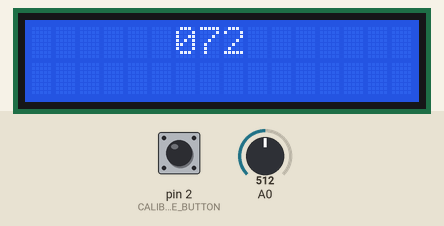
Recording of a sketch running on a simulated Arduino Uno, built with avr-gcc and run on an emulated ATmega328P. Shown: 16×2 character LCD. The test bench sets the inputs (shaded band); at power-on: pin 2 (CALIBRATE_BUTTON) LOW, A0 = 512. EEPROM starts erased.

Above: at 1.2 s.
1.3 s: pin 2 (CALIBRATE_BUTTON) pulled HIGH for 0.15 s
At 2.1 s:
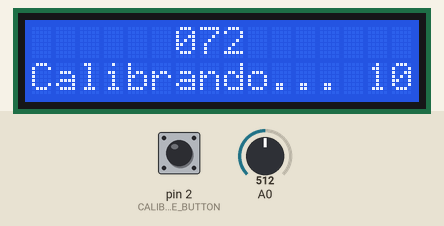
4.4 s: A0 set to 716
At 6.1 s:
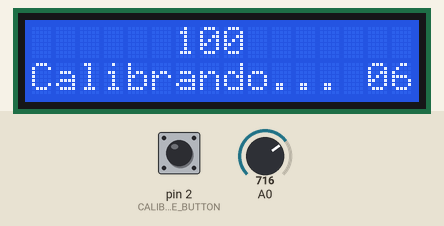
6.8 s: A0 set to 511
At 8.1 s:
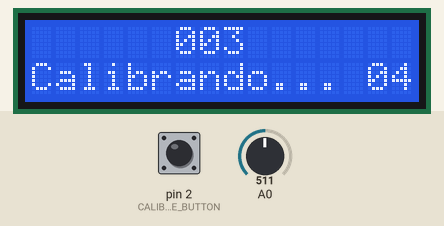
8.3 s: pin 2 (CALIBRATE_BUTTON) pulled HIGH for 3.2 s
At 12.1 s:
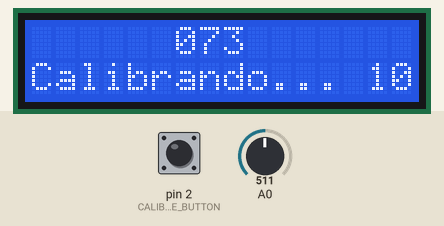
13.8 s: A0 set to 306
At 14.7 s:
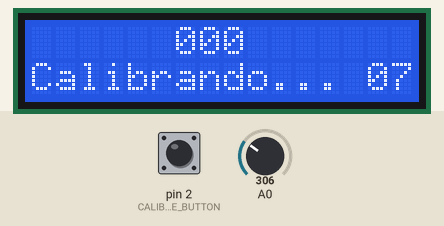
Timing chart, 0 to 16.8 s (numbered marks = the images above; inputs shaded):
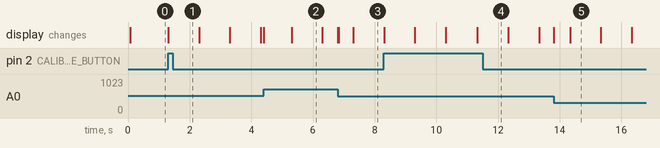

Measured:
- after the input at 1.3 s, the display: changes at once (image 1)
- after the input at 6.8 s, the display: first changes at once (image 3 shows a later state)
- what the display in image 2 shows lasts 1.0 s, from 5.3 s to 6.3 s

The sketch:

gas.ino
```cpp
#include "calibration.h"
#include "expsmooth.h"
#include "lcd.h"
#include "io.h"

#include <LiquidCrystal.h>
#include <EEPROM.h>

// Pin analogico de entrada donde va conectado el gas.
#define GAS_INPUT A0

// Pin digital de entrada donde va conectado el boton de calibracion.
#define CALIBRATE_BUTTON 2

// Duracion de la calibracion en segundos.
#define CALIBRATION_DURATION 10 // seconds

// Valor entre 0 y 1 que suaviza la senyal de gas de entrada.
// 0 -> suavizado maximo.
// 1 -> sin suavizado.
// 0 < x < 1 -> suavizado intermedio.
#define SMOOTHING_FACTOR 0.3

#define STATE_HEADER 0xcafebabe

void read_state (CalibratedInput& calibrated_input)
{
  int addr = 0;

  unsigned long header;
  EEPROM.get(addr, header);
  addr += sizeof(header);

  if (header == STATE_HEADER) // state was written previously
  {
    EEPROM.get(addr, calibrated_input);
  }
  // otherwise no state was written previously
}

void write_state (const CalibratedInput& calibrated_input)
{
  int addr = 0;

  unsigned long header = STATE_HEADER;
  EEPROM.put(addr, header);
  addr += sizeof(header);

  EEPROM.put(addr, calibrated_input);
}

void render_calibration (unsigned long t, LiquidCrystal& lcd, const Calibration& calibration)
{
  lcd.setCursor(0,1);
  lcd.print("Calibrando...");

  lcd.setCursor(14,1);
  print2(lcd, calibration.time_remaining(t));
}

void render_input (int input, LiquidCrystal& lcd)
{
  lcd.setCursor(6,0);
  print3(lcd, input);
}

LiquidCrystal lcd(7, 6, 8, 9, 10, 11);

Calibration calibration;
CalibratedInput calibrated_input;

Smoothed smoothed_input(SMOOTHING_FACTOR);

void setup ()
{
  lcd.begin(16,2);
  lcd.clear();
  lcd.setCursor(0,0);

  read_state(calibrated_input);

  pinMode(CALIBRATE_BUTTON, INPUT);
}

void loop ()
{
  unsigned long t = millis();
  int calibrate_button = digitalRead(CALIBRATE_BUTTON);

  // Smoothing the signal to prevent flickering.
  int raw_gas = int(smoothed_input(read_3v3(GAS_INPUT)));

  // Calibration.
  if (calibrate_button == HIGH && calibration.state() == Calibration::Idle)
  {
    calibration.start(t, CALIBRATION_DURATION, raw_gas);
  }

  if (calibration.state() == Calibration::Running)
  {
    calibration.update(t, raw_gas, calibrated_input);
    render_calibration(t, lcd, calibration);

    if (calibration.state() == Calibration::Idle) // calibration is done
    {
      lcd.clear(); // erase the calibration information from the lcd
      write_state(calibrated_input);
    }
  }

  // Output.
  int calibrated_gas = calibrated_input(raw_gas);
  render_input(calibrated_gas, lcd);
}
```

calibration.cpp
```cpp
#include "calibration.h"

namespace
{
  int min (int a, int b) { return a < b ? a : b; }
  int max (int a, int b) { return a > b ? a : b; }
  int clamp (int x, int a, int b) { return min(b, max(a, x)); }
}

// Calibrated input

CalibratedInput::CalibratedInput ()
  : min_value(100), max_value(0) {} // min > max means the input is uncalibrated

CalibratedInput::CalibratedInput (int min_value, int max_value)
  : min_value(min_value), max_value(max_value) {}

int CalibratedInput::operator() (int value) const
{
  if (min_value < max_value) // calibrated
  {
    // If the calibration did not cover the full range of the input, the calibrated output
    // value may come out negative or above 100.
    // To avoid this, clamp the value to [min_value, max_value].
    value = clamp(value, min_value, max_value);

    return int( double(value - min_value) / double(max_value - min_value) * 100.0 );
  }
  else // uncalibrated
  {
    return value;
  }
}

// Calibration

void Calibration::start (unsigned long t, unsigned long calibration_duration, int input)
{
  _state = Running;

  t_start = t;
  this->calibration_duration = calibration_duration;

  min_value = input;
  max_value = input;
}

Calibration::State Calibration::update (unsigned long t, int input, CalibratedInput& output)
{
  if (t - t_start > calibration_duration*1000)
  {
    _state = Idle;
  }
  else
  {
    min_value = min(min_value, input);
    max_value = max(max_value, input);
    output = CalibratedInput(min_value, max_value);
  }
  return _state;
}

unsigned long Calibration::time_remaining (unsigned long t) const
{
  unsigned long elapsed = (t - t_start) / 1000;
  return calibration_duration - elapsed;
}
```

calibration.h
```cpp
#pragma once

/// A calibrated, linear, analog input.
class CalibratedInput
{
public:

  /// Construct an uncalibrated input.
  CalibratedInput ();

  /// Construct a calibrated input.
  CalibratedInput (int min_value, int max_value);

  /// Map a raw input value to a calibrated value in the range [0,100].
  /// If the input has not been calibrated, return the raw value.
  int operator() (int value) const;

private:

  int min_value;
  int max_value;
};

/// Calibrates a linear, analog input.
class Calibration
{
public:

  enum State
  {
    Idle,
    Running
  };

  /// Initialise the calibration.
  /// 'calibration_duration' is the duration of the calibration in seconds.
  void start (unsigned long t, unsigned long calibration_duration, int input);

  /// Update the calibration.
  /// Return the state of the calibration.
  State update (unsigned long t, int input, CalibratedInput& output);

  /// Return the calibration's state.
  State state () const { return _state; }

  /// Return the calibration time remaining in seconds.
  unsigned long time_remaining (unsigned long t) const;

private:

  State _state = Idle;
  unsigned long t_start; // point in time when the calibration started
  unsigned long calibration_duration; // seconds

  int min_value;
  int max_value;
};
```

expsmooth.h
```cpp
#pragma once

/// Simple exponential smoothing of values.
class Smoothed
{
public:

  /// Initialise the exponential smoothing.
  Smoothed (double smoothing_factor, double initial_value = 0)
    : a(smoothing_factor), s(initial_value) {}

  /// Update the running average with a new observation.
  /// Return the current running average.
  double operator() (double x) {
    s = x*a + s*(1-a);
    return s;
  }

private:

  const double a; // smoothing factor
  double s; // current average
};
```

io.cpp
```cpp
#include "io.h"
#include <Arduino.h>

int read_3v3 (int pin)
{
  int input = analogRead(pin);

  // analogRead() returns a value in [0, 1023] for 5V inputs.
  // For 3.3V inputs, the range is [0, 700].
  return int((double(input) / 700.0 * 100.0));
}
```

io.h
```cpp
/// Various IO utility functions.

#pragma once

/// Read a 3.3V input from an analog pin and map the value to [0,100].
int read_3v3 (int pin);
```

lcd.cpp
```cpp
#include "lcd.h"

void print2 (LiquidCrystal& lcd, int x)
{
  if (x < 10)  lcd.print(0);
  lcd.print(x);
}

void print3 (LiquidCrystal& lcd, int x)
{
  if (x < 100) lcd.print(0);
  if (x < 10)  lcd.print(0);
  lcd.print(x);
}
```

lcd.h
```cpp
/// Various LCD utility functions.

#pragma once

#include <LiquidCrystal.h>

/// Print a number as 2 digits.
/// If the number is less than 2 digits, it is padded with 0s.
void print2 (LiquidCrystal& lcd, int x);

/// Print a number as 3 digits.
/// If the number is less than 3 digits, it is padded with 0s.
void print3 (LiquidCrystal& lcd, int x);
```
